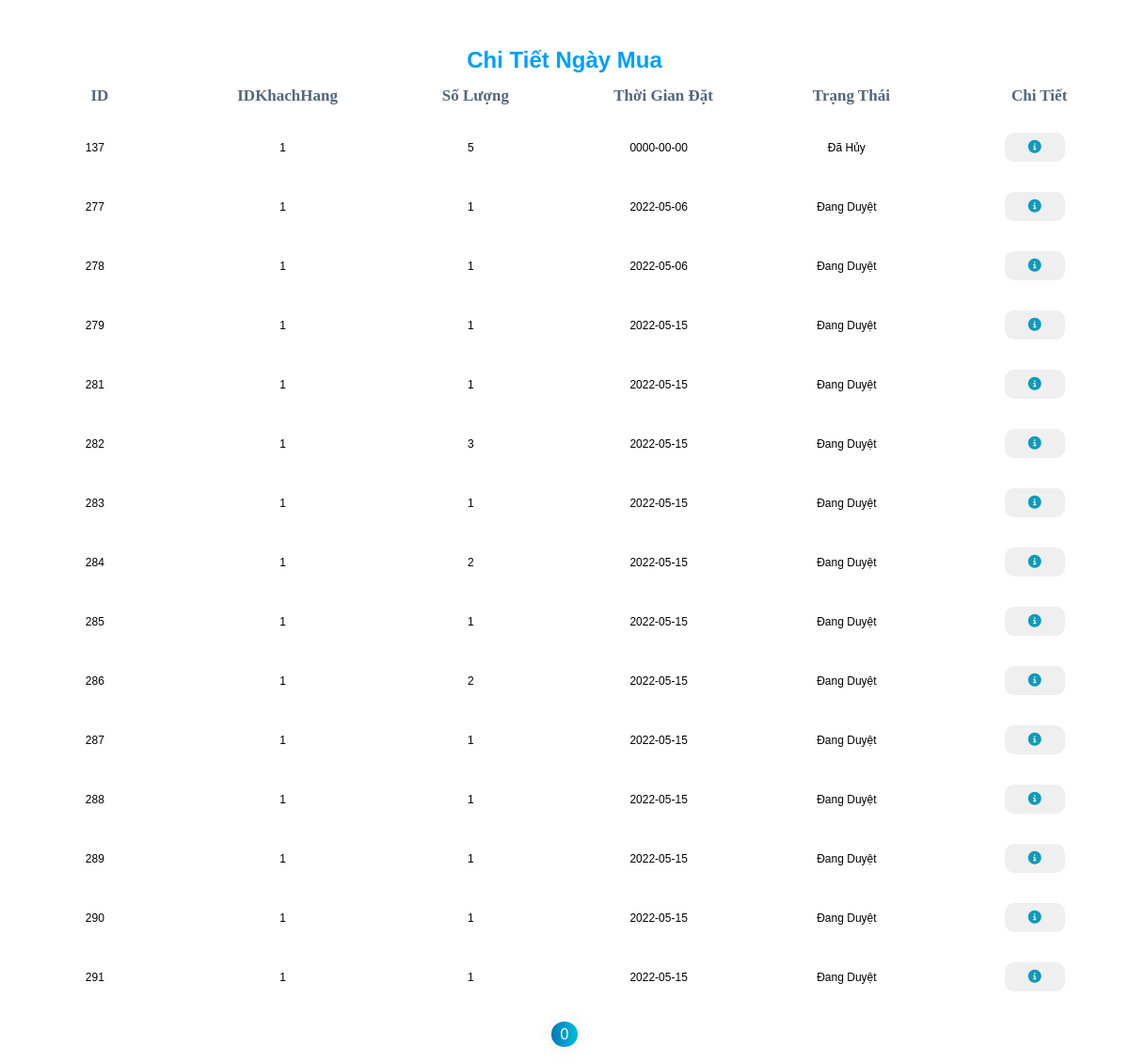
The page /Admin/chitietNM.php?id=1 on the database its author committed.
### tables this page shows
CREATE TABLE `donhang` (
  `ID` int(11) NOT NULL,
  `IDSanPham` int(11) DEFAULT NULL,
  `IDKhachHang` int(11) DEFAULT NULL,
  `soLuongDat` int(11) DEFAULT NULL,
  `size` varchar(10) DEFAULT NULL,
  `ThoiGianDH` date DEFAULT NULL,
  `trangThai` varchar(30) DEFAULT NULL,
  `nhanHang` varchar(30) DEFAULT NULL,
  `tongTien` float NOT NULL
);

### Admin/Config.php (called while the page is built)
<?php
    if (!function_exists('connect')) {
        function connect() {
            $connect = mysqli_connect("db","root","example","quanlyshop");
            return $connect;
        }
    }
?>

### Admin/chitietNM.php (the view, shortened to what this page needs)
<?php
    require('Config.php');
    if(isset($_GET['page'])){
        $page = $_GET['page'];
    }
    else{
        $page = 0;
    }
    $baiTrenMotTrang = 15;
    $temp = $page*$baiTrenMotTrang;
    if (isset($_GET['id'])) {
        $ID = $_GET['id'];
    }
    $command = "SELECT dh.ID,dh.IDKhachHang,SUM(dh.soLuongDat) as sumSL,dh.ThoiGianDH,dh.trangThai
    from donhang as dh
    join sanpham as sp on dh.IDSanPham = sp.ID
    where IDKhachHang = '".$ID."'
    GROUP BY dh.ThoiGianDH,dh.ID
    limit $temp,$baiTrenMotTrang";
    $result = mysqli_query(connect(), $command);
    $soDong = mysqli_num_rows($result);
    $soTrang = $soDong / $baiTrenMotTrang;
    $listPage="";
    for($i=0;$i<$soTrang;$i++)
    {
        if($page==$i)
        {
        $listPage.='<a class="active" href=quantri.php?page_layout=detail_DH&chitietNM.php&id='.$ID.'&page='.$i.'>'.$i.'</a>';
        }
        else
        {
        $listPage.='<a href=quantri.php?page_layout=detail_DH&chitietNM.php&id='.$ID.'&page='.$i.'>'.$i.'</a>';
        }
    }
?>
<!DOCTYPE html>
<html lang="en">
<head>
    <link rel="stylesheet" href="css/quanLy.css">
    <link rel="stylesheet" href="css/styles.css">
    <link rel="stylesheet" href="css/global.css">
    <link rel="stylesheet" href="https://cdnjs.cloudflare.com/ajax/libs/font-awesome/6.1.1/css/all.min.css"
 />
</head>
<body>
    <h1>Chi Tiết Ngày Mua</h1>
    <table id="keywords">
        <thead>
            <tr>
                <th><span>ID</span></th>
                <th><span>IDKhachHang</span></th>
                <th><span>Số Lượng</span></th>
                <th><span>Thời Gian Đặt</span></th>
                <th><span>Trạng Thái</span></th>
                <th><span>Chi Tiết</span></th>
            </tr>
        </thead>
        <?php
            while ($row = mysqli_fetch_array($result)) {
                ?>
        <tr>
            <td>
                <?php echo $row['ID'] ?>
            <td>
                <?php echo $row['IDKhachHang'] ?>
            <td>
                <?php echo $row['sumSL'] ?>
            <td>
                <?php echo $row['ThoiGianDH'] ?>
            <td>
                <?php echo $row['trangThai'] ?>
            <td>
                <a href="quantri.php?page_layout=detail_DH&chitietDH.php&id=<?php echo $row['IDKhachHang']?>&ThoiGianDH=<?php echo $row['ThoiGianDH']?>">
                    <button class="btn btn-deal">
                        <i class="fa-solid fa-circle-info"></i>
                    </button>
                </a>
        </tr>
     <?php }?>
    </table>
    <div class="Pagination">
                <?php
                    echo $listPage;
                ?>
</div>
</body>
</html>

### Admin/css/quanLy.css (style rules this page uses)
h1 { font-family: 'Amarante', Tahoma, sans-serif; font-weight: bold; font-size: 24px; color: #009efb; margin-top: 50px; text-align: center; }
button { outline: none; border: none; cursor: grab; }
#keywords { margin: 0 auto; font-size: 12px; width: 100rem; background: #fff; }
#keywords thead { cursor: pointer; color: #54667a; }
#keywords thead tr th { padding: 12px 15px; text-align: center; border-right: 1px solid #ccc; font-size: 17px; font-weight: 500; color: #54667a; border: none; }
#keywords thead tr th span { background-repeat: no-repeat; background-position: 100% 100%; }
#keywords tbody tr td { text-align: center; padding: 15px 10px; }
tbody tr td { width: 10%; }
.btn-success, .btn-dec, .btn-deal, .btn-update, .btn-check, .btn-danger, .btn-start, .btn-end { padding: 8px 20px; border-radius: 10px; }
.btn-deal i { color: #0f9abb; font-size: 14px; }
.Pagination a { padding: 5px 10px; margin: 0 10px; background: rgba(6, 11, 40, 0.94); border-radius: 50%; color: #ccc; text-decoration: none; }
a.active { background: linear-gradient(to right,#0178bc 0%,#00bdda 100%); box-shadow: 1px 0px 20px rgb(0 0 0 / 8%); color: white; }
.Pagination { margin: 20px 0; text-align: center; }

### Admin/css/styles.css (style rules this page uses)
* { margin: 0px; padding: 0px; list-style: none; text-decoration: none; font-family: 'Ubuntu', sans-serif; }
html,body { overflow-x: hidden; }
span { font-weight: 800; font-family: -webkit-body; margin: 0 0 0 10px; }
i { margin: 0 5px; }

### rows shown on the page
donhang: ID "137", IDKhachHang "1", sumSL "5", ThoiGianDH "0000-00-00", trangThai "Đã Hủy"
donhang: ID "277", IDKhachHang "1", sumSL "1", ThoiGianDH "2022-05-06", trangThai "Đang Duyệt"
donhang: ID "278", IDKhachHang "1", sumSL "1", ThoiGianDH "2022-05-06", trangThai "Đang Duyệt"
donhang: ID "279", IDKhachHang "1", sumSL "1", ThoiGianDH "2022-05-15", trangThai "Đang Duyệt"
donhang: ID "281", IDKhachHang "1", sumSL "1", ThoiGianDH "2022-05-15", trangThai "Đang Duyệt"
donhang: ID "282", IDKhachHang "1", sumSL "3", ThoiGianDH "2022-05-15", trangThai "Đang Duyệt"
donhang: ID "283", IDKhachHang "1", sumSL "1", ThoiGianDH "2022-05-15", trangThai "Đang Duyệt"
donhang: ID "284", IDKhachHang "1", sumSL "2", ThoiGianDH "2022-05-15", trangThai "Đang Duyệt"
donhang: ID "285", IDKhachHang "1", sumSL "1", ThoiGianDH "2022-05-15", trangThai "Đang Duyệt"
donhang: ID "286", IDKhachHang "1", sumSL "2", ThoiGianDH "2022-05-15", trangThai "Đang Duyệt"
donhang: ID "287", IDKhachHang "1", sumSL "1", ThoiGianDH "2022-05-15", trangThai "Đang Duyệt"
donhang: ID "288", IDKhachHang "1", sumSL "1", ThoiGianDH "2022-05-15", trangThai "Đang Duyệt"
donhang: ID "289", IDKhachHang "1", sumSL "1", ThoiGianDH "2022-05-15", trangThai "Đang Duyệt"
donhang: ID "290", IDKhachHang "1", sumSL "1", ThoiGianDH "2022-05-15", trangThai "Đang Duyệt"
donhang: ID "291", IDKhachHang "1", sumSL "1", ThoiGianDH "2022-05-15", trangThai "Đang Duyệt"
